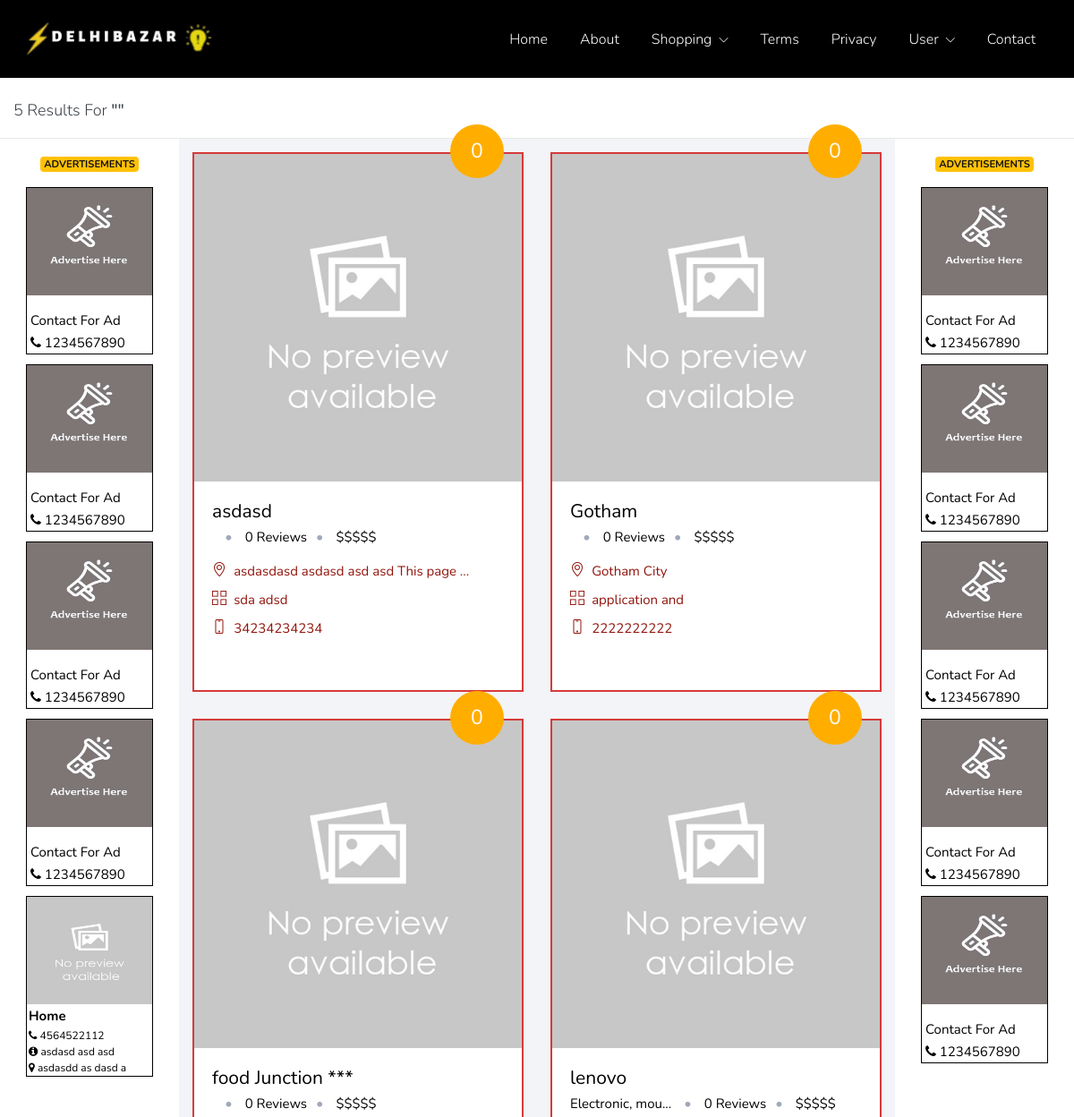
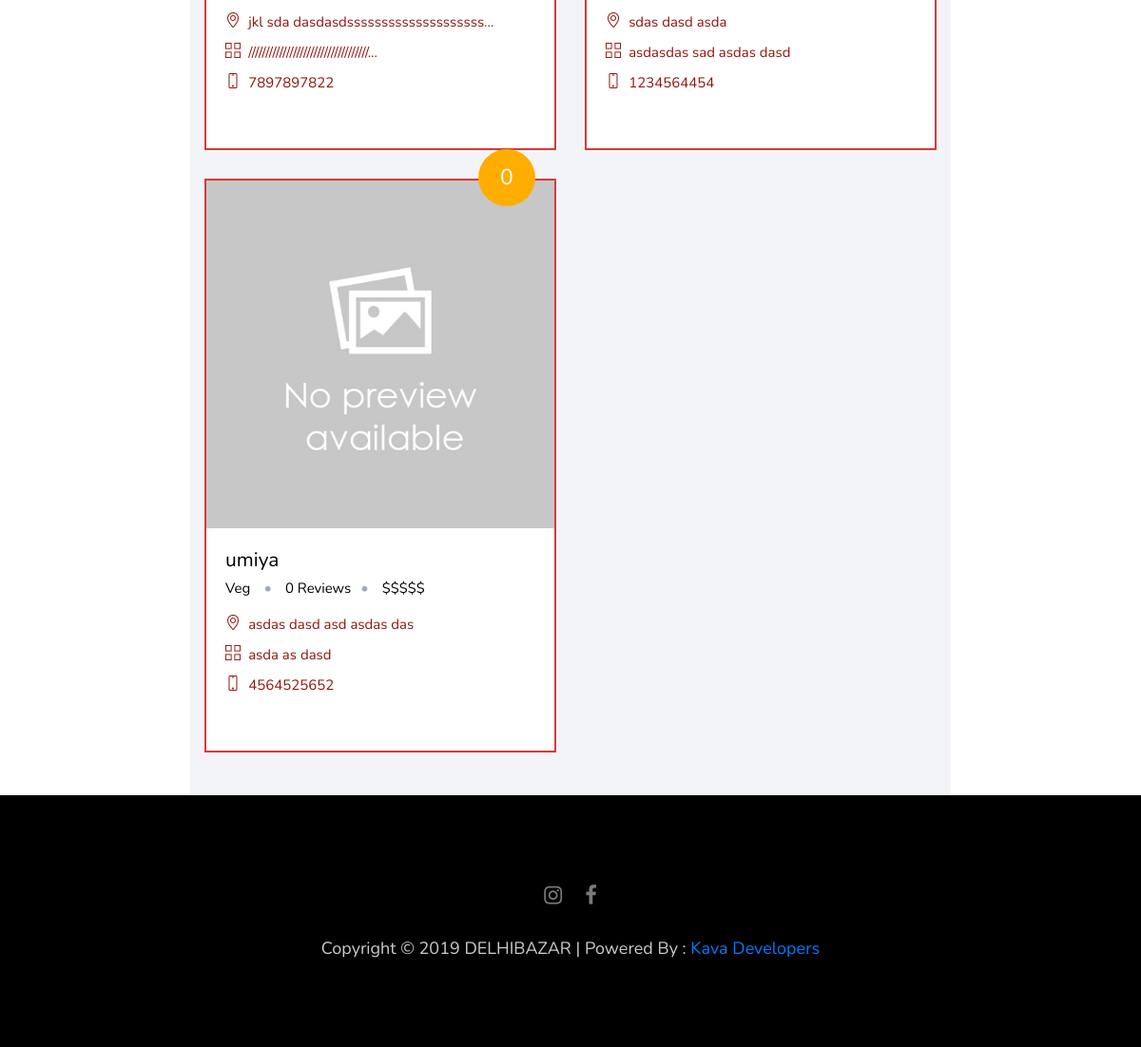
The page /index.php/welcome/list on the database as committed earlier (2 pictures, top to bottom).
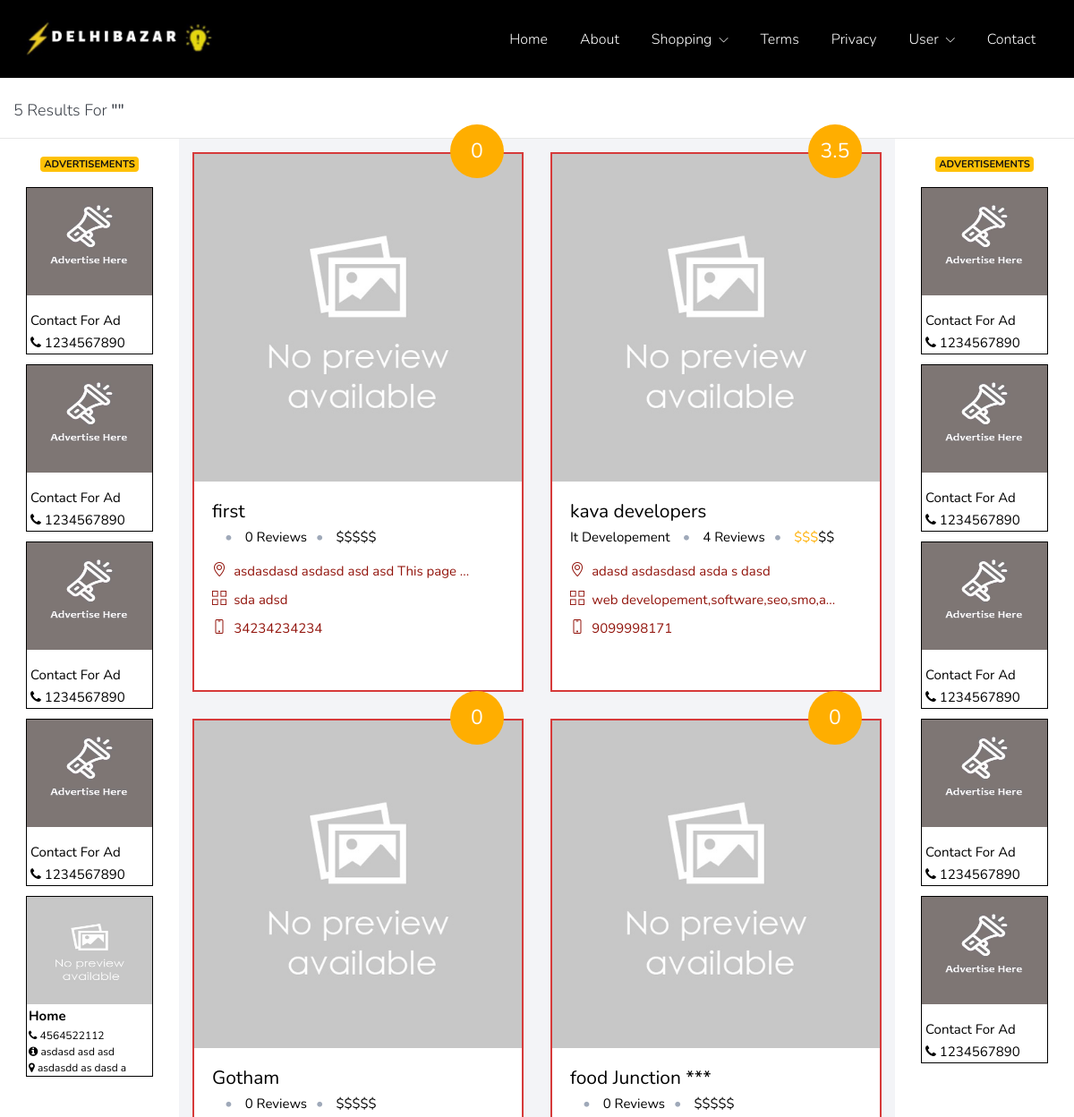
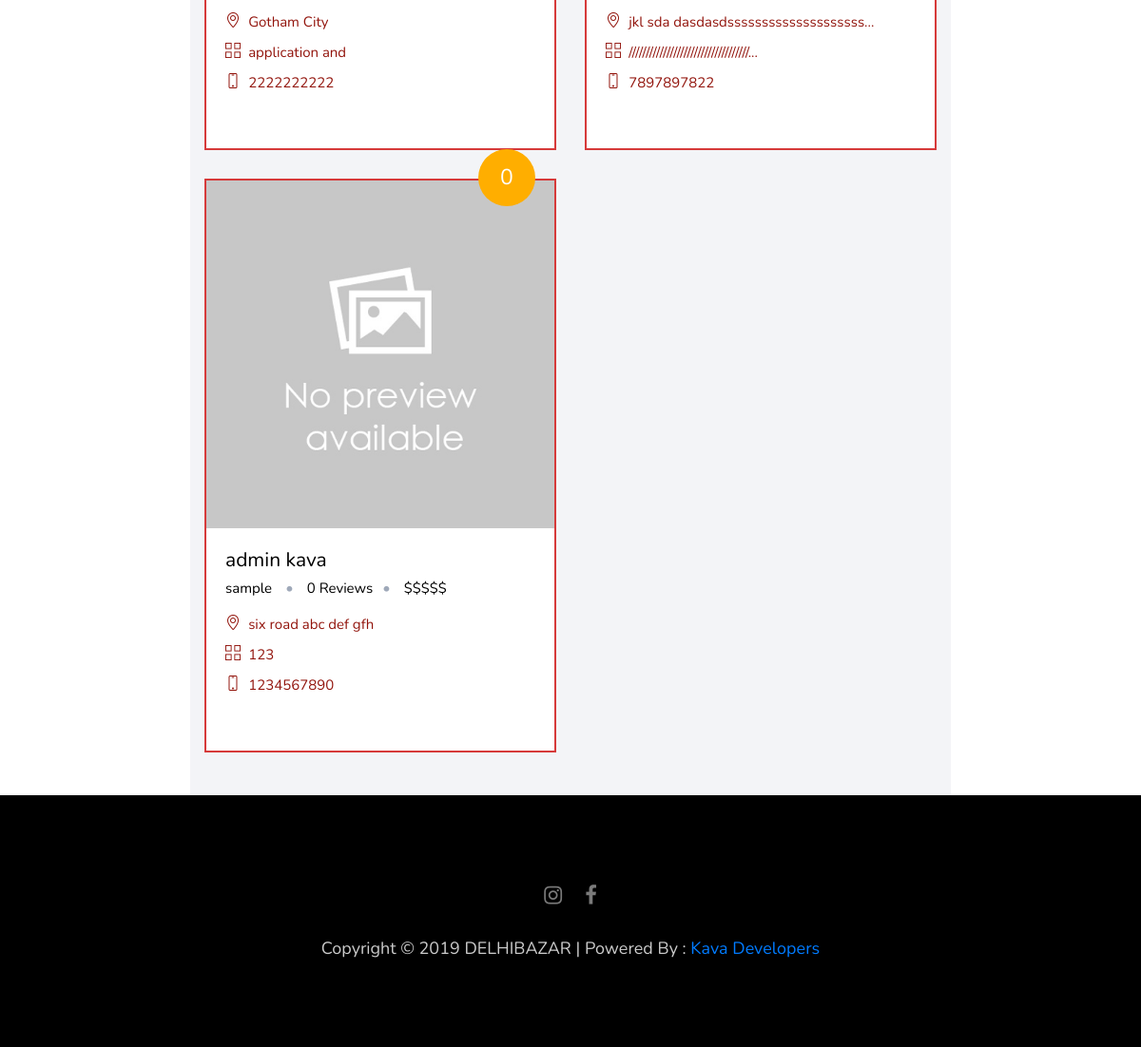
The same page on the database as committed later (2 pictures, top to bottom).
### tables this page shows
CREATE TABLE IF NOT EXISTS `setting` (
  `id` int(11) NOT NULL AUTO_INCREMENT,
  `email` text NOT NULL,
  `support_email` text NOT NULL,
  `contact_email` text NOT NULL,
  `newsletter_email` varchar(250) DEFAULT NULL,
  `mobile` text NOT NULL,
  `city` text NOT NULL,
  `address` text NOT NULL,
  `opening_hours` text NOT NULL,
  `short_about` text NOT NULL,
  `meta_keywords` longtext NOT NULL,
  `meta_description` longtext NOT NULL,
  `shop_commission` decimal(40,2) DEFAULT NULL COMMENT 'Per shop commission',
  `ad_number` varchar(250) DEFAULT NULL,
  `smtp_host` text,
  `smtp_port` text,
  `smtp_user` text,
  `smtp_pass` text,
  PRIMARY KEY (`id`)
);

CREATE TABLE IF NOT EXISTS `advertising` (
  `id` bigint(20) NOT NULL AUTO_INCREMENT,
  `business_name` varchar(250) NOT NULL,
  `intro` text NOT NULL,
  `mobile` varchar(15) NOT NULL,
  `address` text NOT NULL,
  `link` text NOT NULL,
  `photo` varchar(250) NOT NULL DEFAULT 'no-image.png',
  `plan_name` varchar(250) DEFAULT NULL,
  `exp_date` date DEFAULT NULL COMMENT 'Expiry Date',
  `page` varchar(250) DEFAULT NULL,
  `position` varchar(250) DEFAULT NULL,
  `created_by` varchar(50) NOT NULL,
  `updated_by` varchar(50) NOT NULL,
  `created_at` datetime NOT NULL,
  `updated_at` datetime NOT NULL,
  `df` varchar(1) NOT NULL DEFAULT '0',
  PRIMARY KEY (`id`)
);

CREATE TABLE IF NOT EXISTS `shop` (
  `id` int(11) NOT NULL AUTO_INCREMENT,
  `shop_name` varchar(250) NOT NULL,
  `owner_name` varchar(250) NOT NULL,
  `employee_name` varchar(250) DEFAULT NULL,
  `mobile` varchar(250) DEFAULT NULL,
  `wp_no` varchar(250) DEFAULT NULL COMMENT 'Watsapp No',
  `mobile_in_website` tinyint(4) DEFAULT NULL COMMENT '(1 = Private, 0 = Public)Mobile no display in website',
  `whats_in_website` tinyint(4) DEFAULT NULL COMMENT '(1 = Private, 0 = Public)Whats no display in website',
  `address` longtext NOT NULL,
  `landmark` varchar(250) NOT NULL,
  `email` varchar(250) DEFAULT NULL COMMENT 'Hours of Operation',
  `hour_operation` varchar(250) NOT NULL,
  `pro_or_servi` longtext NOT NULL COMMENT 'Products/Services',
  `payment_mode` varchar(250) NOT NULL,
  `photo` text NOT NULL,
  `info` longtext NOT NULL COMMENT 'Information',
  `detail_desc` longtext NOT NULL,
  `category` longtext NOT NULL,
  `shop_plan` varchar(250) DEFAULT NULL COMMENT 'shop package id',
  `dis_in_listing` tinyint(4) DEFAULT NULL COMMENT '0 = Yes,1 = No (Display Shop in Listing Page)',
  `exp_date` date DEFAULT NULL COMMENT 'Shop Expiry Date',
  `created_by` varchar(250) NOT NULL,
  `created_at` datetime DEFAULT NULL,
  `updated_at` datetime DEFAULT NULL,
  `deleted_at` datetime DEFAULT NULL,
  `keywords` longtext NOT NULL,
  PRIMARY KEY (`id`)
);

CREATE TABLE IF NOT EXISTS `social_icon` (
  `id` int(11) NOT NULL AUTO_INCREMENT,
  `title` text NOT NULL,
  `class` text NOT NULL,
  `link` text NOT NULL,
  `created_at` datetime NOT NULL,
  PRIMARY KEY (`id`)
);

### application/views/shop/index.php (the view, shortened to what the rows shown need)
<section>
    <div class="container-fluid">
        <div class="row">
            <div class="col-md-2 hidden-xs hidden-sm">
                    <?php if($this->shop_model->listing_ad('1')){ $hash_one = $this->shop_model->listing_ad('1')[0]; ?>
                    <?php } else { ?>
                        <div class="col-md-12 padding-5">
                            <div class="add_div">
                                <img src="<?= base_url() ?>image/ad.jpg" class="add_image" style="margin-bottom: 2px;">
                                <div style="padding: 15px 0 0 4px;">
                                    <p style="margin-bottom: 3px;">Contact For Ad</p>
                                    <p style="margin-bottom: 3px"><i class="fa fa-phone"></i> <?= $setting['ad_number'] ?></p>
                                </div>
                            </div>
                        </div>
                    <?php } ?>
                    <?php if($this->shop_model->listing_ad('2')){ $hash_one = $this->shop_model->listing_ad('2')[0]; ?>
                    <?php } else { ?>
                        <div class="col-md-12 padding-5">
                            <div class="add_div">
                                <img src="<?= base_url() ?>image/ad.jpg" class="add_image" style="margin-bottom: 2px;">
                                <div style="padding: 15px 0 0 4px;">
                                    <p style="margin-bottom: 3px;">Contact For Ad</p>
                                    <p style="margin-bottom: 3px"><i class="fa fa-phone"></i> <?= $setting['ad_number'] ?></p>
                                </div>
                            </div>
                        </div>
                    <?php } ?>
                    <?php if($this->shop_model->listing_ad('3')){ $hash_one = $this->shop_model->listing_ad('3')[0]; ?>
                    <?php } else { ?>
                        <div class="col-md-12 padding-5">
                            <div class="add_div">
                                <img src="<?= base_url() ?>image/ad.jpg" class="add_image" style="margin-bottom: 2px;">
                                <div style="padding: 15px 0 0 4px;">
                                    <p style="margin-bottom: 3px;">Contact For Ad</p>
                                    <p style="margin-bottom: 3px"><i class="fa fa-phone"></i> <?= $setting['ad_number'] ?></p>
                                </div>
                            </div>
                        </div>
                    <?php } ?>
                    <?php if($this->shop_model->listing_ad('4')){ $hash_one = $this->shop_model->listing_ad('4')[0]; ?>
                    <?php } else { ?>
                        <div class="col-md-12 padding-5">
                            <div class="add_div">
                                <img src="<?= base_url() ?>image/ad.jpg" class="add_image" style="margin-bottom: 2px;">
                                <div style="padding: 15px 0 0 4px;">
                                    <p style="margin-bottom: 3px;">Contact For Ad</p>
                                    <p style="margin-bottom: 3px"><i class="fa fa-phone"></i> <?= $setting['ad_number'] ?></p>
                                </div>
                            </div>
                        </div>
                    <?php } ?>
                    <?php if($this->shop_model->listing_ad('5')){ $hash_one = $this->shop_model->listing_ad('5')[0]; ?>
                        <div class="col-md-12 padding-5">
                            <a href="<?= $hash_one['link'] ?>" target="_blank">
                                <div class="col-md-12 add_div">
                                    <img src="<?= $this->config->config['admin_url'] ?>uploads/add/<?= $hash_one['photo'] ?>" class="add_image" style="margin-bottom: 2px;">
                                    <p style="text-align: left; margin: 0 2px; font-weight: bold; margin-bottom: 2px;">
                                        <?= cut_string($hash_one['business_name'],17,'...') ?>
                                    </p>
                                    <p style="text-align: left; margin: 0 2px; font-size: 12px;">
                                        <i class="fa fa-phone"></i> <?= $hash_one['mobile'] ?>
                                    </p>
                                    <p style="text-align: left; margin: 0 2px; font-size: 12px;">
                                        <i class="fa fa-info-circle"></i>
                                        <?= cut_string($hash_one['intro'],22,'...') ?>
                                    </p>
                                    <p style="text-align: left; margin: 0 2px; font-size: 12px;">
                                        <i class="fa fa-map-marker"></i>
                                        <?= cut_string($hash_one['address'],22,'...') ?>
                                    </p>
                                </div>
                            </a>
                        </div>
                    <?php } ?>
            </div>
            <div class="col-md-8 col-xs-12 col-sm-12">
                <div class="row light-bg detail-options-wrap" style="min-height: 500px;">
                    <?php foreach ($shop as $key => $value) { ?>
                        <div class="col-sm-6 col-lg-12 col-xl-6 featured-responsive col-xs-12">
                            <div class="featured-place-wrap">
                                <a href="<?= base_url() ?>shop/shop_detail/<?= $value['id'] ?>">
                                    <img src="<?= _get_shop_img($value['photo']) ?>" class="img-fluid" alt="#">
                                    <span class="featured-rating-orange" style="padding: 13px 5px;"><?= round($this->rating_model->get_avarage_rating($value['id'])[0]['average'],1) ?></span>
                                    <div class="featured-title-box">
                                        <h6><?= $value['shop_name'] ?></h6>
                                        <p><?= cut_string($value['category'],15,'...') ?></p> <span>• </span>
                                        <p><?= $this->rating_model->count_review($value['id']) ?> Reviews</p><span>• </span>
                                        <p><?= rating_dollar(round($this->rating_model->get_avarage_rating($value['id'])[0]['average'],1)) ?></p>
                                        <ul>
                                            <li><span class="icon-location-pin"></span>
                                                <p><?= cut_string($value['address'],35,'...') ?>  </p>
                                            </li>
                                            <li><span class="ti-view-grid"></span>
                                                <p><?= cut_string($value['pro_or_servi'],35,'...') ?>  </p>
                                            </li>
                                            <?php if($value['mobile_in_website'] == 0){ ?>
                                                <li><span class="icon-screen-smartphone"></span>
                                                    <p><?= $value['mobile'] ?></p>
                                                </li>
                                            <?php } ?>
                                        </ul>
                                        <div class="bottom-icons">
                                        </div>
                                    </div>
                                </a>
                            </div>
                        </div>
                    <?php } ?>
                </div>
            </div>
            <div class="col-md-2  hidden-xs hidden-sm">
                <?php if($this->shop_model->listing_ad('6')){ $hash_one = $this->shop_model->listing_ad('6')[0]; ?>
                <?php } else { ?>
                    <div class="col-md-12 padding-5">
                        <div class="add_div">
                            <img src="<?= base_url() ?>image/ad.jpg" class="add_image" style="margin-bottom: 2px;">
                            <div style="padding: 15px 0 0 4px;">
                                <p style="margin-bottom: 3px;">Contact For Ad</p>
                                <p style="margin-bottom: 3px"><i class="fa fa-phone"></i> <?= $setting['ad_number'] ?></p>
                            </div>
                        </div>
                    </div>
                <?php } ?>
                <?php if($this->shop_model->listing_ad('7')){ $hash_one = $this->shop_model->listing_ad('7')[0]; ?>
                <?php } else { ?>
                    <div class="col-md-12 padding-5">
                        <div class="add_div">
                            <img src="<?= base_url() ?>image/ad.jpg" class="add_image" style="margin-bottom: 2px;">
                            <div style="padding: 15px 0 0 4px;">
                                <p style="margin-bottom: 3px;">Contact For Ad</p>
                                <p style="margin-bottom: 3px"><i class="fa fa-phone"></i> <?= $setting['ad_number'] ?></p>
                            </div>
                        </div>
                    </div>
                <?php } ?>
                <?php if($this->shop_model->listing_ad('8')){ $hash_one = $this->shop_model->listing_ad('8')[0]; ?>
                <?php } else { ?>
                    <div class="col-md-12 padding-5">
                        <div class="add_div">
                            <img src="<?= base_url() ?>image/ad.jpg" class="add_image" style="margin-bottom: 2px;">
                            <div style="padding: 15px 0 0 4px;">
                                <p style="margin-bottom: 3px;">Contact For Ad</p>
                                <p style="margin-bottom: 3px"><i class="fa fa-phone"></i> <?= $setting['ad_number'] ?></p>
                            </div>
                        </div>
                    </div>
                <?php } ?>
                <?php if($this->shop_model->listing_ad('9')){ $hash_one = $this->shop_model->listing_ad('9')[0]; ?>
                <?php } else { ?>
                    <div class="col-md-12 padding-5">
                        <div class="add_div">
                            <img src="<?= base_url() ?>image/ad.jpg" class="add_image" style="margin-bottom: 2px;">
                            <div style="padding: 15px 0 0 4px;">
                                <p style="margin-bottom: 3px;">Contact For Ad</p>
                                <p style="margin-bottom: 3px"><i class="fa fa-phone"></i> <?= $setting['ad_number'] ?></p>
                            </div>
                        </div>
                    </div>
                <?php } ?>
                <?php if($this->shop_model->listing_ad('10')){ $hash_one = $this->shop_model->listing_ad('10')[0]; ?>
                <?php } else { ?>
                    <div class="col-md-12 padding-5">
                        <div class="add_div">
                            <img src="<?= base_url() ?>image/ad.jpg" class="add_image" style="margin-bottom: 2px;">
                            <div style="padding: 15px 0 0 4px;">
                                <p style="margin-bottom: 3px;">Contact For Ad</p>
                                <p style="margin-bottom: 3px"><i class="fa fa-phone"></i> <?= $setting['ad_number'] ?></p>
                            </div>
                        </div>
                    </div>
                <?php } ?>
            </div>
        </div>
    </div>
</section>

### application/helpers/general_helper.php (shortened to what the rows shown need)
<?php
function cut_string($string,$length,$replace_str)
{
	if(strlen($string) > $length)
	{
		return substr($string, 0, $length).$replace_str;
	}
	else{
		return $string;
	}
}
function rating_dollar($rating){
	if($rating <= 0.5)
	{
		return  '<span></span>$$$$$';
	}
	elseif($rating > 0.5 && $rating <= 1.5)
	{
		return  '<span>$</span>$$$$';
	}
	elseif($rating > 1.5 && $rating <= 2.5)
	{
		return  '<span>$$</span>$$$';
	}
	elseif($rating > 2.5 && $rating <= 3.5)
	{
		return  '<span>$$$</span>$$';
	}
	elseif($rating > 3.5 && $rating <= 4.5)
	{
		return  '<span>$$$$</span>$';
	}
	elseif($rating > 4.5)
	{
		return  '<span>$$$$$</span>';
	}
}
function social_icons()
{
	$CI=&get_instance();
	return $CI->db->get('social_icon')->result_array();
}
function get_setting()
{
	$CI=&get_instance();
	return $CI->db->get_where('setting',['id' => '1'])->result_array()[0];
}
function _get_shop_img($name)
{
	$CI=&get_instance();
	$url = $CI->config->config['admin_url']."uploads/shop/".$name;
	if($name == ''){
        return $CI->config->config['admin_url']."uploads/no-image.png";
    }
    else{
    	$header_response = get_headers($url);
    	if($header_response)
    	{
    		if (!array_key_exists("8",$header_response))
    		{
		      	return $CI->config->config['admin_url']."uploads/no-image.png";
		    }else
		    {
		      	return $CI->config->config['admin_url']."uploads/shop/".$name;
		    }
    	}
    	else{
    		return $CI->config->config['admin_url']."uploads/no-image.png";
    	}
    }
}
?>

### application/views/template/footer1.php (shortened to what the rows shown need)
<footer class="main-block dark-bg">
    <div class="container">
        <div class="row">
            <div class="col-md-12">
                <div class="copyright">
                    <ul style="margin:0 0 25px;">
                        <?php foreach (social_icons() as $key => $value) { ?>
                            <li><a href="<?= $value['link'] ?>" target="_blank"><span class="fa <?= $value['class'] ?>"></span></a></li>
                        <?php } ?>
                    </ul>
                </div>
            </div>
        </div>
    </div>
</footer>
</body>
</html>

Rows that differ between the two databases and show on the page:
no longer on this page (row edited): shop: avarage_rating "0", shop_name "lenovo", category "Electronic, mou...", count_review "0", address "sdas dasd asda", pro_or_servi "asdasdas sad asdas dasd", mobile "1234564454"
no longer on this page (row edited): shop: avarage_rating "0", shop_name "umiya", category "Veg", count_review "0", address "asdas dasd asd asdas das", pro_or_servi "asda as dasd", mobile "4564525652"
changed shop "sda adsd": shop_name "asdasd" → "first"
now on this page (row edited): shop: avarage_rating "3.5", shop_name "kava developers", category "It Developement", count_review "4", address "adasd asdasdasd asda s dasd", pro_or_servi "web developement,software,seo,smo,a...", mobile "9099998171"
added shop: avarage_rating "0", shop_name "admin kava", category "sample", count_review "0", address "six road abc def gfh", pro_or_servi "123", mobile "1234567890"
